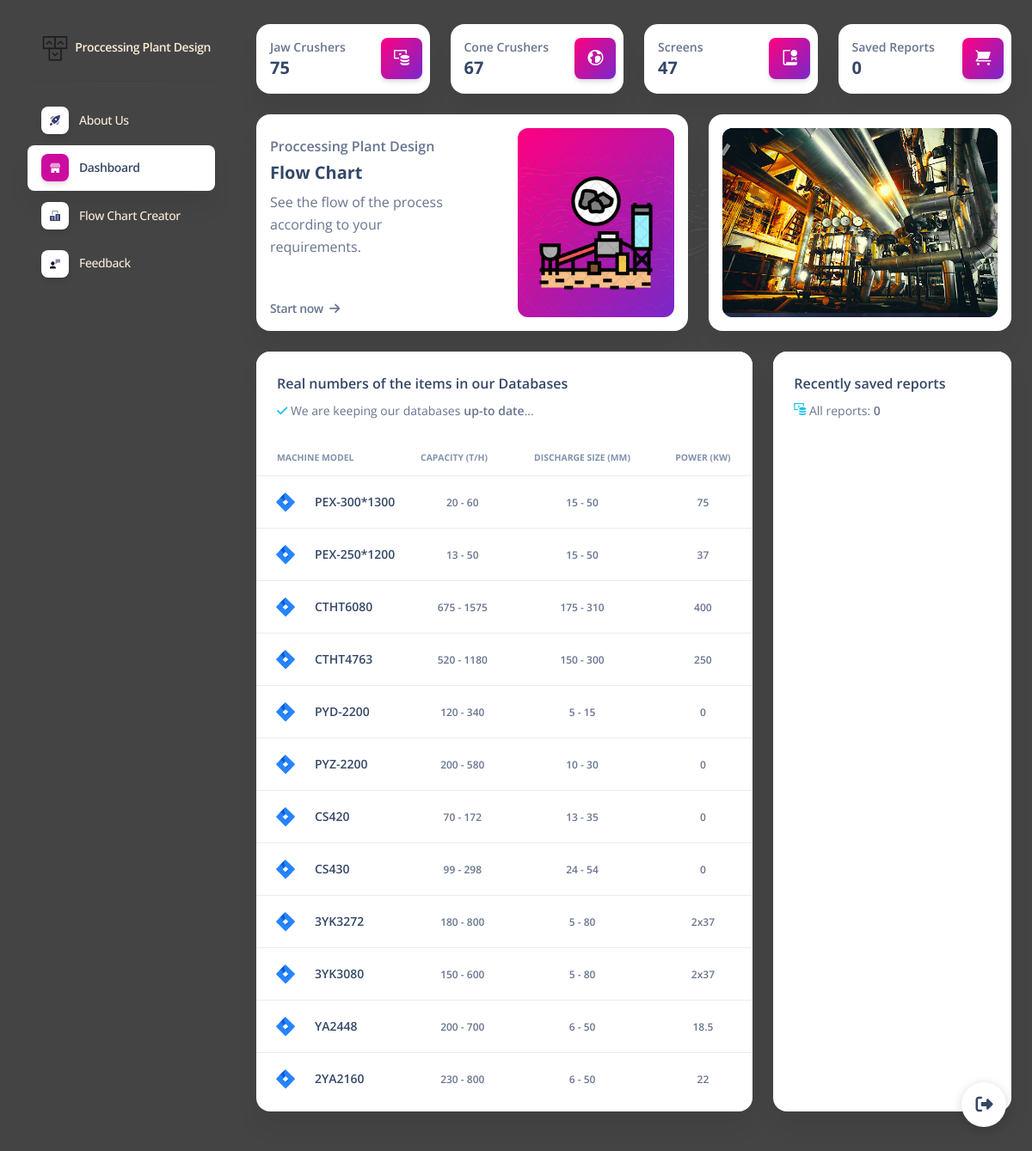
Before: /dashboard.php with the older database file.
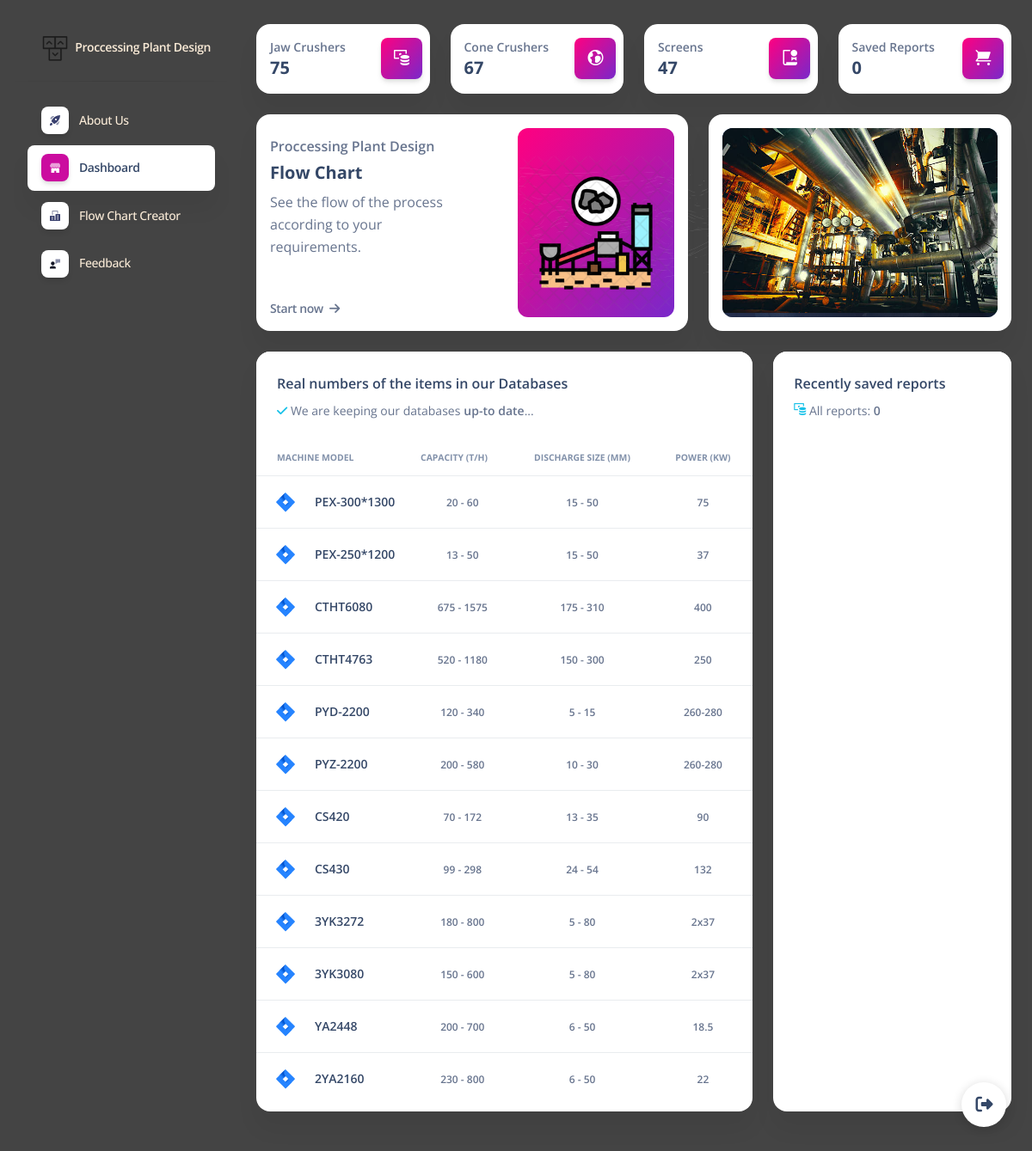
After: the same page with the newer database file.
### tables this page shows
CREATE TABLE `cone_crushers_low` (
  `id` int(11) NOT NULL,
  `model` varchar(20) NOT NULL,
  `feed_openings` varchar(20) NOT NULL COMMENT 'mm*mm',
  `max_feed_size` int(11) NOT NULL COMMENT 'mm',
  `capacity_min` int(11) NOT NULL COMMENT 't/h',
  `capacity_max` int(11) NOT NULL COMMENT 't/h',
  `discharge_size_min` int(11) NOT NULL COMMENT 'mm',
  `discharge_size_max` int(11) NOT NULL COMMENT 'mm',
  `rotate_speed` varchar(11) NOT NULL COMMENT 'r/min',
  `motor_power` varchar(11) NOT NULL COMMENT 'kw',
  `closed_side_settings` varchar(20) NOT NULL COMMENT 'mm',
  `weight` float NOT NULL COMMENT 't'
);

CREATE TABLE `cone_crushers_high` (
  `id` int(11) NOT NULL,
  `model` varchar(20) NOT NULL,
  `feed_openings` varchar(20) NOT NULL COMMENT 'mm*mm',
  `max_feed_size` int(11) NOT NULL COMMENT 'mm',
  `capacity_min` int(11) NOT NULL COMMENT 't/h',
  `capacity_max` int(11) NOT NULL COMMENT 't/h',
  `discharge_size_min` int(11) NOT NULL COMMENT 'mm',
  `discharge_size_max` int(11) NOT NULL COMMENT 'mm',
  `rotate_speed` varchar(11) NOT NULL COMMENT 'r/min',
  `motor_power` int(11) NOT NULL COMMENT 'kw',
  `closed_side_settings` varchar(20) NOT NULL COMMENT 'mm',
  `weight` float NOT NULL COMMENT 't'
);

### assets/php/dashboard.php (called while the page is built, shortened)
<?php
    $machines = [];
    require_once 'db_con.php';
    try {
        $conn->setAttribute(PDO::ATTR_ERRMODE, PDO::ERRMODE_EXCEPTION);
        $sql = "select model, capacity_min, capacity_max, discharge_size_min, discharge_size_max, motor_power from cone_crushers_low ORDER BY id DESC LIMIT 2;";
        $stmt = $conn->prepare($sql);
        $stmt->execute();
        $results = $stmt->fetchAll(PDO::FETCH_ASSOC);
        $sql = "select model, capacity_min, capacity_max, discharge_size_min, discharge_size_max, motor_power from cone_crushers_high ORDER BY id DESC LIMIT 2;";
        $stmt = $conn->prepare($sql);
        $stmt->execute();
        $results = $stmt->fetchAll(PDO::FETCH_ASSOC);
    } catch(PDOException $e) {
        echo "failed : " . $e->getMessage();
    }
?>

### dashboard.php (the view, shortened to what the changed rows need)
<?php
    include 'assets/php/dashboard.php';
?>
<!DOCTYPE html>
<html lang="en">
<head>
  <link href="assets/css/nucleo-icons.css" rel="stylesheet" />
  <link href="assets/css/nucleo-svg.css" rel="stylesheet" />
  <link href="assets/css/nucleo-svg.css" rel="stylesheet" />
  <link id="pagestyle" href="assets/css/soft-ui-dashboard.css?v=1.0.3" rel="stylesheet" />
</head>
<body class="g-sidenav-show  bg-gray-444444">
  <main class="main-content position-relative max-height-vh-100 h-100 mt-1 border-radius-lg ">
    <div class="container-fluid py-4">
      <div class="row my-4">
        <div class="col-lg-8 col-md-6 mb-md-0 mb-4">
          <div class="card">
            <div class="card-body px-0 pb-2">
              <div class="table-responsive">
                <table class="table align-items-center mb-0">
                  <thead>
                    <tr>
                      <th class="text-uppercase text-secondary text-xxs font-weight-bolder">Machine Model</th>
                      <th class="text-uppercase text-secondary text-xxs font-weight-bolder ps-2">Capacity (t/h)</th>
                      <th class="text-center text-uppercase text-secondary text-xxs font-weight-bolder">Discharge Size (mm)</th>
                      <th class="text-center text-uppercase text-secondary text-xxs font-weight-bolder">Power (kw)</th>
                    </tr>
                  </thead>
                  <tbody>
                    <?php for($i=0; $i<count($machines); $i++){ ?>
                      <tr>
                        <td>
                          <div class="d-flex px-2 py-1">
                            <div>
                              <img src="assets/img/small-logos/logo-jira.svg" class="avatar avatar-sm me-3" alt="jira">
                            </div>
                            <div class="d-flex flex-column justify-content-center">
                              <h6 class="mb-0 text-sm"><?php echo $machines[$i]['model']; ?></h6>
                            </div>
                          </div>
                        </td>
                        <td class="align-middle text-center text-sm">
                          <span class="text-xs font-weight-bold"> <?php echo $machines[$i]['capacity_min']." - ".$machines[$i]['capacity_max'] ; ?> </span>
                        </td>
                        <td class="align-middle text-center text-sm">
                          <span class="text-xs font-weight-bold"> <?php echo $machines[$i]['discharge_size_min']." - ".$machines[$i]['discharge_size_max']; ?> </span>
                        </td>
                        <td class="align-middle text-center text-sm">
                          <span class="text-xs font-weight-bold"> <?php echo $machines[$i]['motor_power']; ?> </span>
                        </td>
                      </tr>
                    <?php } ?>
                  </tbody>
                </table>
              </div>
            </div>
          </div>
        </div>
      </div>
    </div>
  </main>
</body>
</html>

Changed rows visible on the page:
changed cone_crushers_low "PYD-2200": motor_power "0" → "260-280"
changed cone_crushers_low "PYZ-2200": motor_power "0" → "260-280"
changed cone_crushers_high "CS420": motor_power "0" → "90"
changed cone_crushers_high "CS430": motor_power "0" → "132"
